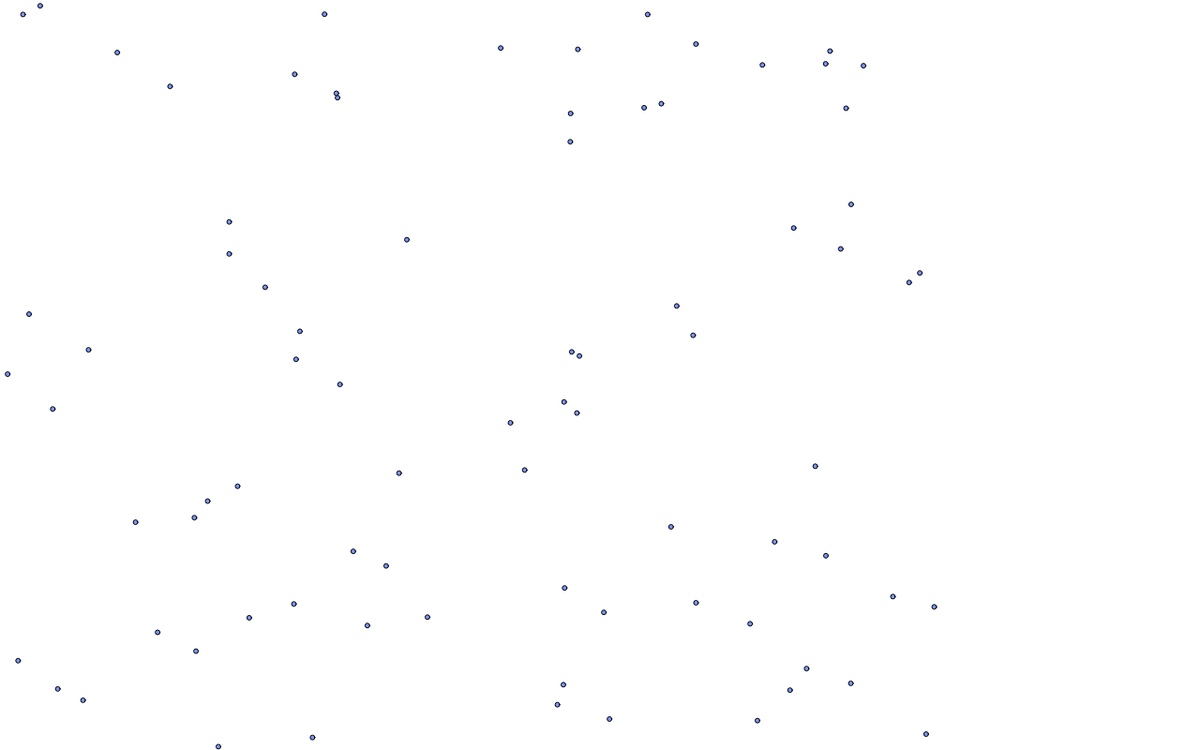
Frame 1 (no input)
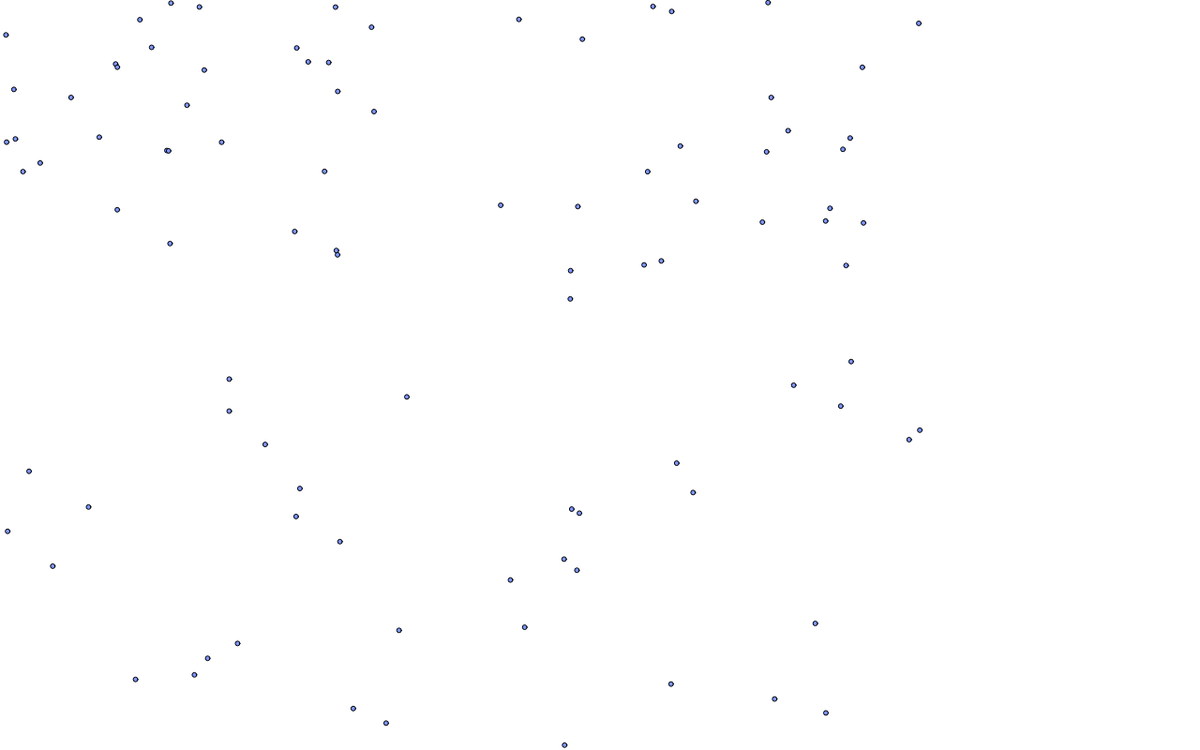
Frame 60 (no input)
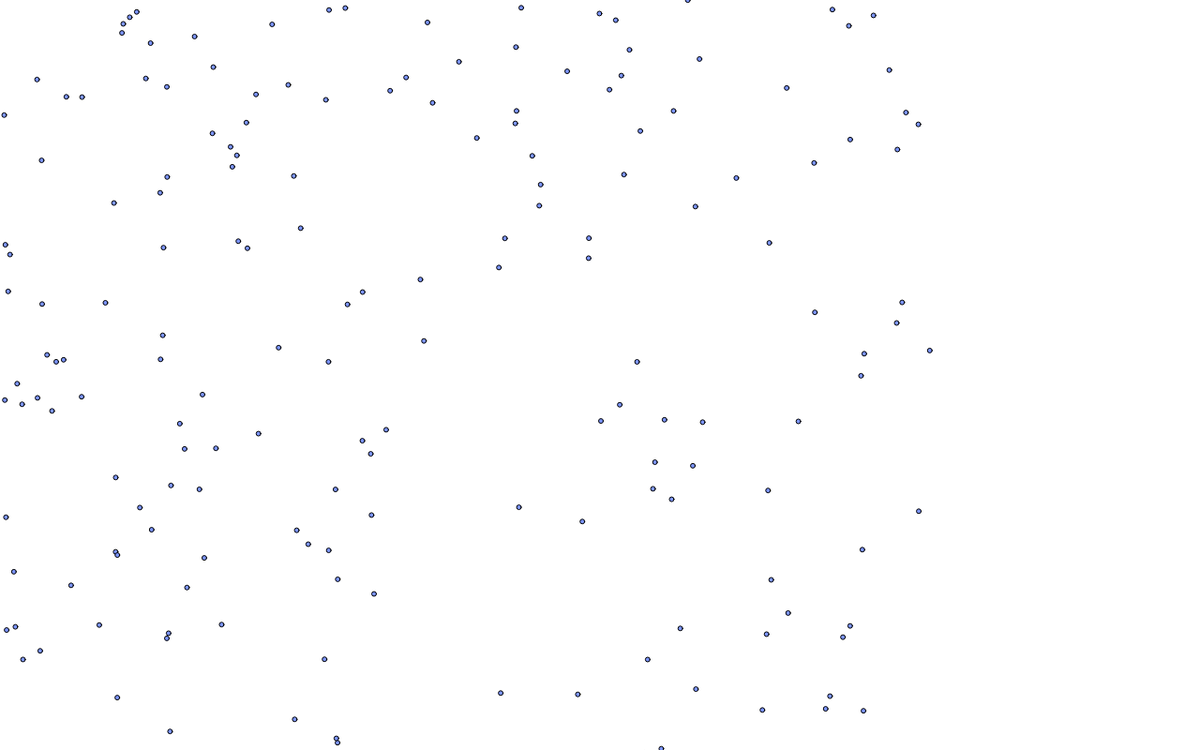
Frame 120 (the mouse pressed at the canvas centre since frame 60)

The p5.js sketch that drew these frames (run headless with seeded random() and noise() and a simulated clock; from frame 60 on, the mouse is pressed at the canvas centre):

// p5.js sketch
// ── sketch.js

var raindropsx = [];
var raindropsy = [];
var raindrops = [];

function setup() {
    createCanvas(1280, 800);
    
    for(x=0;x<500;x++){
        raindrops.push(new rain());
        
        raindropsx.push(Math.random(1000)*1000);
        raindropsy.push(Math.random(1500)*1500-1500);
    }
}

function draw() {
    background(255,255,255);

    fill(color(125,150,255));
   
    for( x=0;x<500;x++){
        ellipse(raindrops[x].x,raindrops[x].y,5,5);
        raindrops[x].update();
    }

}

function rain(x,y,r,opacity){
    this.x = Math.random(1000)*1000;
    this.y = Math.random(5000)*5000-2500;
    this.vy = 0;
    this.ay = 0.098;
    this.radius = 5;
    this.opacity = 100;
    
    this.update = function (){
        this.y += this.vy;
        this.vy += this.ay;
        
        
        if( this.y > 1000){
            this.y = Math.random(1500)*1500-1500;
            this.vy = 0;
        }
    };
    
}
